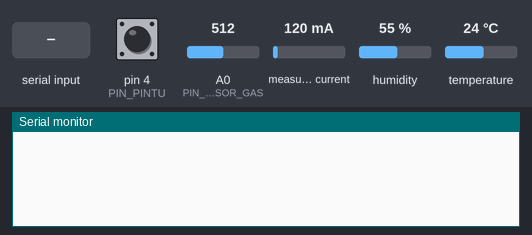
A sketch run on a simulated Arduino Uno, built with avr-gcc and run on an emulated ATmega328P. Shown: the last lines printed to the serial monitor. The test bench sets the inputs (shaded band); at power-on: pin 4 (PIN_PINTU) HIGH, A0 (PIN_SENSOR_GAS) = 512, measured current 120 mA, humidity 55 %, temperature 24 °C.

Above: at 1.2 s.
1.3 s: "gas" received over Serial
At 2.8 s:
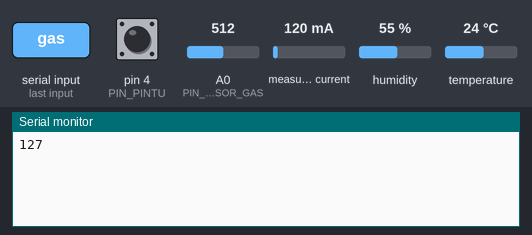
3.1 s: "all" received over Serial
At 4.3 s:
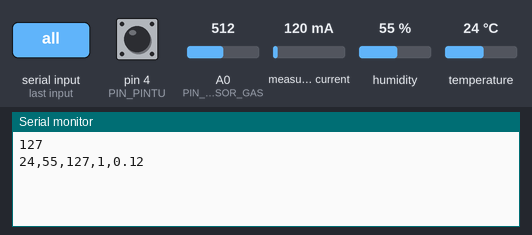

Measured:
- after the input at 1.3 s, the serial monitor: prints a new line after 0.37 s (image 1)
- after the input at 3.1 s, the serial monitor: prints a new line after 0.24 s (image 2)

The sketch:

depan-belakang.ino
```cpp
#include <dht11.h>
#include <elapsedMillis.h>
#include "EmonLib.h"
#define interval 10000

elapsedMillis timer0;
dht11 DHT11;
EnergyMonitor emon1;

// Pin digital
const int PIN_DHT = 2;
const int PIN_PINTU = 4;
// Pin analog
const int PIN_SENSOR_GAS = A0;
const int PIN_ARUS = A1;

// default value
static int gas = 0;
static int suhu = 0;
static int kelembaban = 0;
static float arus = 0;


void setup() {
    timer0 = 0;
    emon1.current(PIN_ARUS, 30);
    pinMode(PIN_PINTU, INPUT_PULLUP);
    Serial.begin(9600);
}

void loop() {
    int pintu = digitalRead(PIN_PINTU);
    int chk = DHT11.read(PIN_DHT);
    kelembaban = (chk == 0) ? DHT11.humidity : 0;
    suhu = (chk == 0) ? DHT11.temperature : 0;

    int analogGas = analogRead(PIN_SENSOR_GAS);
    int gasNow = map(analogGas, 0, 1023, 0, 255);

    double Irms = emon1.calcIrms(1480);  // Calculate Irms only
    // daya = Irms*220.0;
    arus = Irms;

    if (gasNow > 0 || gasNow > gas) {
        gas = gasNow;
        timer0 = 0;
    }

    else if (gas > 0 && gasNow == 0 && timer0 < interval) {
        // jangan simpan variable gas yg baru
    }

    else {
        gas = gasNow;
        timer0 = 0;
    }


    delay(200);

    // Serial.print("Gas:");
    // Serial.println(gas);
    // Serial.print("Kelembaban:");
    // Serial.println(kelembaban);
    // Serial.print("Suhu:");
    // Serial.println(suhu);
    // Serial.print("Pintu:");
    // Serial.println(pintu);
    // Serial.print("Arus:");
    // Serial.println(arus);
    // Serial.println("------------------------------");

    boolean cmdOk = true;
    String cmd = "";

    while (Serial.available() != 0) {
        cmd = cmd + char(Serial.read());
        delay(20);
    }

    if (cmd.length() == 0) {
        return;
    }

    cmd.trim();
    cmd.toLowerCase();

    // UNTUK BACA GAS
    if (cmd == "gas") {
        Serial.println(gas);
    }

    // UNTUK BACA KELEMBABAN
    else if (cmd == "lembab") {
        Serial.println(kelembaban);
    }

    // UNTUK BACA SUHU
    else if (cmd == "suhu") {
        Serial.println(suhu);
    }

    // UNTUK BACA STATUS PINTU
    else if (cmd == "pintu") {
        Serial.println(pintu);
    }

    // UNTUK BACA STATUS PINTU
    else if (cmd == "arus") {
        Serial.println(arus);
    }

    // UNTUK BACA STATUS PINTU
    else if (cmd == "all") {
        Serial.print(suhu);
        Serial.print(",");
        Serial.print(kelembaban);
        Serial.print(",");
        Serial.print(gas);
        Serial.print(",");
        Serial.print(pintu);
        Serial.print(",");
        Serial.print(arus);
    }

    else {
        cmdOk = false;
    }

    if (!cmdOk) {
        Serial.println("---------------------------------------------");
        Serial.println("PERINTAH:");
        Serial.println("---------------------------------------------");
        Serial.println("gas \t\t: Membaca nilai gas");
        Serial.println("suhu \t\t: Membaca nilai suhu");
        Serial.println("lembab \t: Membaca nilai kelembaban");
        Serial.println("arus \t: Membaca nilai arus");
        Serial.println("pintu \t: Membaca status pintu");
    }
}
```
